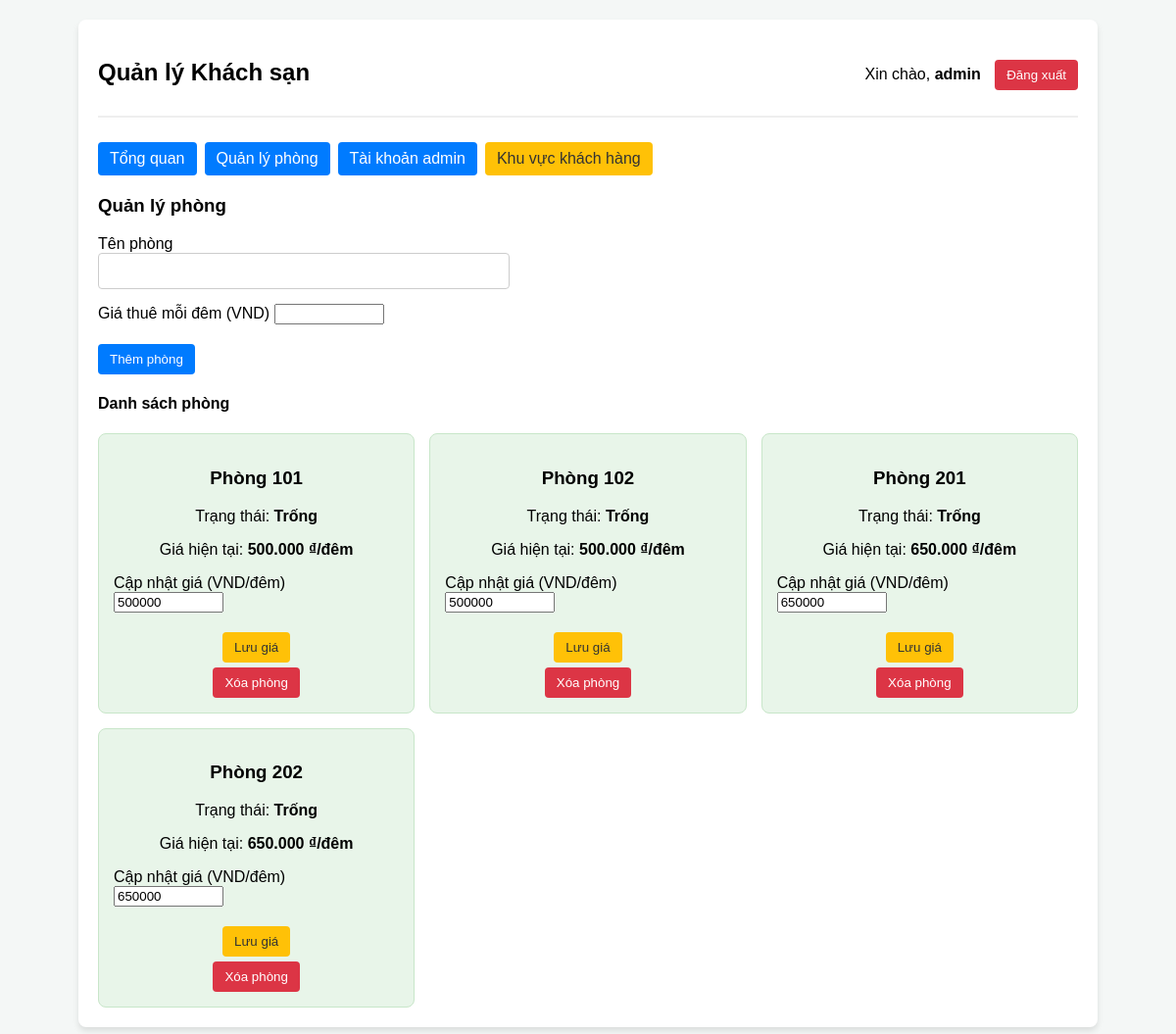
The page /index.php?action=admin_rooms (signed in) on the database its author committed.
### tables this page shows
CREATE TABLE rooms (
    id INT AUTO_INCREMENT KEY,
    room_name VARCHAR(20) NOT NULL UNIQUE,
    nightly_rate BIGINT UNSIGNED NOT NULL DEFAULT 0,
    status ENUM('Trống', 'Đang thuê') DEFAULT 'Trống'
);

### index.php (called while the page is built, shortened)
<?php
require_once __DIR__ . '/model.php';
$model = new Model();
$requestedAction = $_GET['action'] ?? 'dashboard';
$action = is_string($requestedAction) ? $requestedAction : 'dashboard';
$roomName = '';
try {
    switch ($action) {
        case 'admin_rooms':
            $rooms = $model->quanly();
            break;
    }
} catch (InvalidArgumentException $exception) {
    $error = $exception->getMessage();
    if (($_SESSION['role'] ?? '') === 'admin') {
        $rooms = $model->quanly();
        $view = 'quanlyadmin.php';
    } else {
        $rooms = $model->danhSachPhongKhach();
        $view = 'khachhang.php';
    }
}
require __DIR__ . '/views/mainadmin.php';

### model.php (called while the page is built, shortened)
<?php
class Model
{
    private PDO $pdo;
    public function __construct()
    {
        $this->pdo = new PDO(
            'mysql:host=localhost;dbname=hotel_mvc;charset=utf8mb4',
            'root',
            '',
            [
                PDO::ATTR_ERRMODE => PDO::ERRMODE_EXCEPTION,
                PDO::ATTR_DEFAULT_FETCH_MODE => PDO::FETCH_ASSOC,
                PDO::ATTR_EMULATE_PREPARES => false,
            ]
        );
    }
    public function quanly(): array
    {
        $stmt = $this->pdo->query(
            "SELECT r.*, b.id AS booking_id, b.customer_name, b.check_out,
                    b.nightly_rate AS booking_nightly_rate,
                    DATEDIFF(b.check_out, b.check_in) * b.nightly_rate AS booking_total,
                    NOT EXISTS (
                        SELECT 1 FROM bookings history WHERE history.room_id = r.id
                    ) AS can_delete
             FROM rooms r
             LEFT JOIN bookings b ON r.id = b.room_id AND b.status = 'Active'
             ORDER BY r.room_name"
        );
        return $stmt->fetchAll();
    }
}

### views/adminphong.php (the view, shortened to what this page needs)
<h3>Quản lý phòng</h3>
<form method="POST" action="index.php?action=room_add" style="max-width: 420px;">
    <div class="form-group">
        <label for="room_name">Tên phòng</label>
        <input type="text" id="room_name" name="room_name" maxlength="20"
               value="<?= htmlspecialchars($roomName, ENT_QUOTES, 'UTF-8') ?>" required>
    </div>
    <div class="form-group">
        <label for="nightly_rate">Giá thuê mỗi đêm (VND)</label>
        <input type="number" id="nightly_rate" name="nightly_rate" min="1" max="999999999" step="1" required>
    </div>
    <button type="submit" class="btn">Thêm phòng</button>
</form>
<h4>Danh sách phòng</h4>
<div class="grid">
    <?php foreach ($rooms as $r): ?>
        <div class="card <?= $r['status'] === 'Trống' ? 'empty' : 'rented' ?>">
            <h3>Phòng <?= htmlspecialchars($r['room_name'], ENT_QUOTES, 'UTF-8') ?></h3>
            <p>Trạng thái: <strong><?= htmlspecialchars($r['status'], ENT_QUOTES, 'UTF-8') ?></strong></p>
            <p>Giá hiện tại: <strong><?= number_format((int) $r['nightly_rate'], 0, ',', '.') ?> ₫/đêm</strong></p>
            <form method="POST" action="index.php?action=room_price" style="max-width: 320px; margin: 0 auto;">
                <div class="form-group">
                    <label for="nightly_rate_<?= (int) $r['id'] ?>">Cập nhật giá (VND/đêm)</label>
                    <input type="number" id="nightly_rate_<?= (int) $r['id'] ?>" name="nightly_rate"
                           min="1" max="999999999" step="1" value="<?= (int) $r['nightly_rate'] ?>" required>
                </div>
                <button type="submit" class="btn btn-warning">Lưu giá</button>
            </form>
            <?php if ($r['can_delete'] && $r['status'] === 'Trống'): ?>
                <form method="POST" action="index.php?action=room_delete"
                      onsubmit="return confirm('Bạn có chắc muốn xóa phòng này?');">
                    <button type="submit" class="btn btn-danger">Xóa phòng</button>
                </form>
            <?php else: ?>
                <p><small>Không thể xóa phòng đang thuê hoặc đã có lịch sử đặt.</small></p>
            <?php endif; ?>
        </div>
    <?php endforeach; ?>
</div>

### views/mainadmin.php (style rules this page uses)
body { font-family: Arial, sans-serif; background-color: #f4f7f6; margin: 0; padding: 20px; }
.grid { display: grid; grid-template-columns: repeat(auto-fill, minmax(250px, 1fr)); gap: 15px; }
.card { padding: 15px; border-radius: 8px; border: 1px solid #ddd; text-align: center; }
.card.empty { background-color: #e8f5e9; border-color: #c8e6c9; }
.btn { display: inline-block; padding: 8px 12px; border-radius: 4px; text-decoration: none; color: #fff; background: #007bff; border: none; cursor: pointer; margin-top: 5px; }
.btn-danger { background: #dc3545; }
.btn-warning { background: #ffc107; color: #333; }
.form-group { margin-bottom: 15px; text-align: left; }
input[type="text"], input[type="password"], input[type="date"] { width: 100%; padding: 10px; border: 1px solid #ccc; border-radius: 4px; box-sizing: border-box; }

### rows shown on the page
rooms: room_name "101", status "Trống", nightly_rate "500.000", nightly_rate "500000"
rooms: room_name "102", status "Trống", nightly_rate "500.000", nightly_rate "500000"
rooms: room_name "201", status "Trống", nightly_rate "650.000", nightly_rate "650000"
rooms: room_name "202", status "Trống", nightly_rate "650.000", nightly_rate "650000"

### other values the page prints
$_SESSION['user'] "admin"
